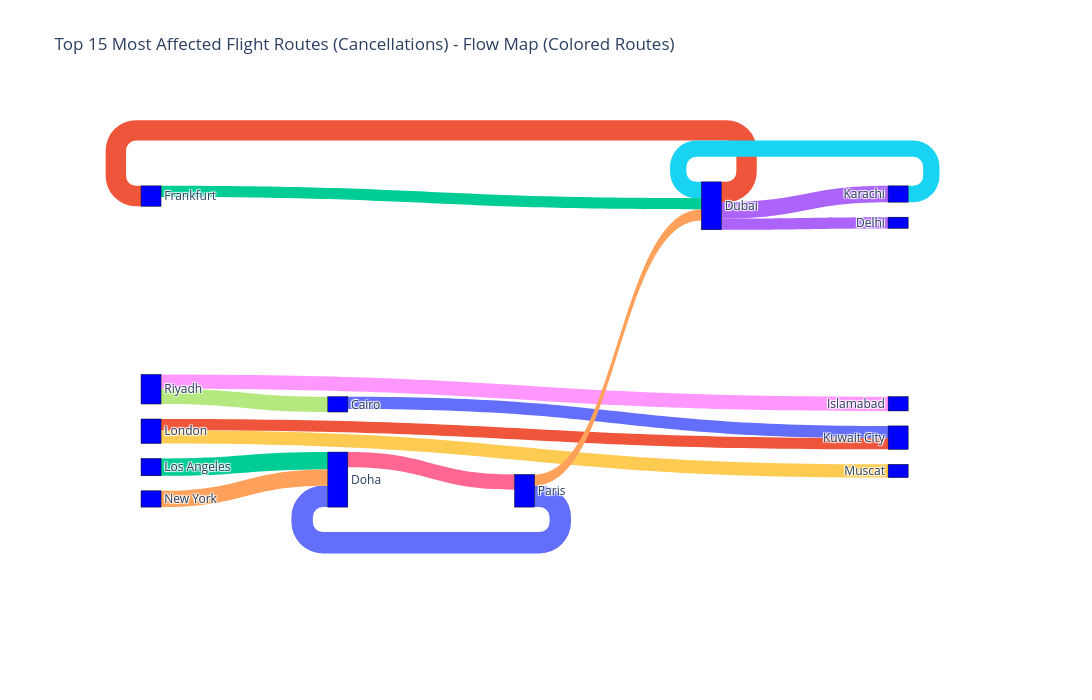

Notebook source saved alongside this figure:
### Code cell
print("="*200)
print("Flight Cancellations top 10 routes")
print("="*200)

# flight cancellation for each origin
origin_count = flight_cancellation.groupby('origin')['flight_number'].count().reset_index(name='origin_count')
# flight cancellation for each destination
destination_count = flight_cancellation.groupby('destination')['flight_number'].count().reset_index(name='destination_count')

# calculating flight cancellation for origin and destination
origin_destination = pd.merge(origin_count, destination_count, left_on='origin', right_on='destination', how='outer')

# Map Flow (Sankey) for Top 15 Routes by Cancellation Count with Different Colors
import plotly.graph_objects as go
import plotly.colors as pc

# Prepare data: top 15 most affected routes
route_counts = (
    flight_cancellation.groupby(['origin', 'destination'])['flight_number']
    .count()
    .reset_index(name='cancellation_count')
    .sort_values(by='cancellation_count', ascending=False)
    )
top_routes = route_counts.head(15)

# Create unique list of airports for node labels
unique_airports = list(set(top_routes['origin']).union(set(top_routes['destination'])))
label_index = {airport: idx for idx, airport in enumerate(unique_airports)}

# Sankey diagram source, target, value
sources = top_routes['origin'].map(label_index)
targets = top_routes['destination'].map(label_index)
values = top_routes['cancellation_count']

# Assign a different color for each route
route_colors = pc.qualitative.Plotly * ((len(top_routes) // len(pc.qualitative.Plotly)) + 1)
link_colors = route_colors[:len(top_routes)]

fig = go.Figure(data=[
    go.Sankey(
        node=dict(
            pad=15,
            thickness=20,
            line=dict(color="black", width=0.5),
            label=unique_airports,
            color="blue"
        ),
        link=dict(
            source=sources,
            target=targets,
            value=values,
            color=link_colors
        )
    )
])

# Increase the width and height of the flow map
fig.update_layout(title_text="Top 15 Most Affected Flight Routes (Cancellations) - Flow Map (Colored Routes)", font_size=12, width=1400, height=700)
fig.show()

### Figure 1 — Plotly figure (JSON) as saved in the notebook; plotly's stock layout.template omitted (floating-point values rounded to 4 significant figures)
{"data": [{"link": {"color": ["#636EFA", "#EF553B", "#00CC96", "#AB63FA", "#FFA15A", "#19D3F3", "#FF6692", "#B6E880", "#FF97FF", "#FECB52", "#636EFA", "#EF553B", "#00CC96", "#AB63FA", "#FFA15A"], "source": [10, 9, 2, 9, 7, 13, 3, 1, 1, 0, 6, 0, 8, 9, 10], "target": [3, 8, 3, 13, 3, 9, 10, 6, 11, 12, 4, 4, 9, 5, 9], "value": [21, 20, 17, 16, 16, 16, 15, 15, 14, 13, 12, 11, 11, 11, 11]}, "node": {"color": "blue", "label": ["London", "Riyadh", "Los Angeles", "Doha", "Kuwait City", "Delhi", "Cairo", "New York", "Frankfurt", "Dubai", "Paris", "Islamabad", "Muscat", "Karachi"], "line": {"color": "black", "width": 0.5}, "pad": 15, "thickness": 20}, "type": "sankey"}], "layout": {"font": {"size": 12}, "height": 700, "title": {"text": "Top 15 Most Affected Flight Routes (Cancellations) - Flow Map (Colored Routes)"}, "width": 1400}}
